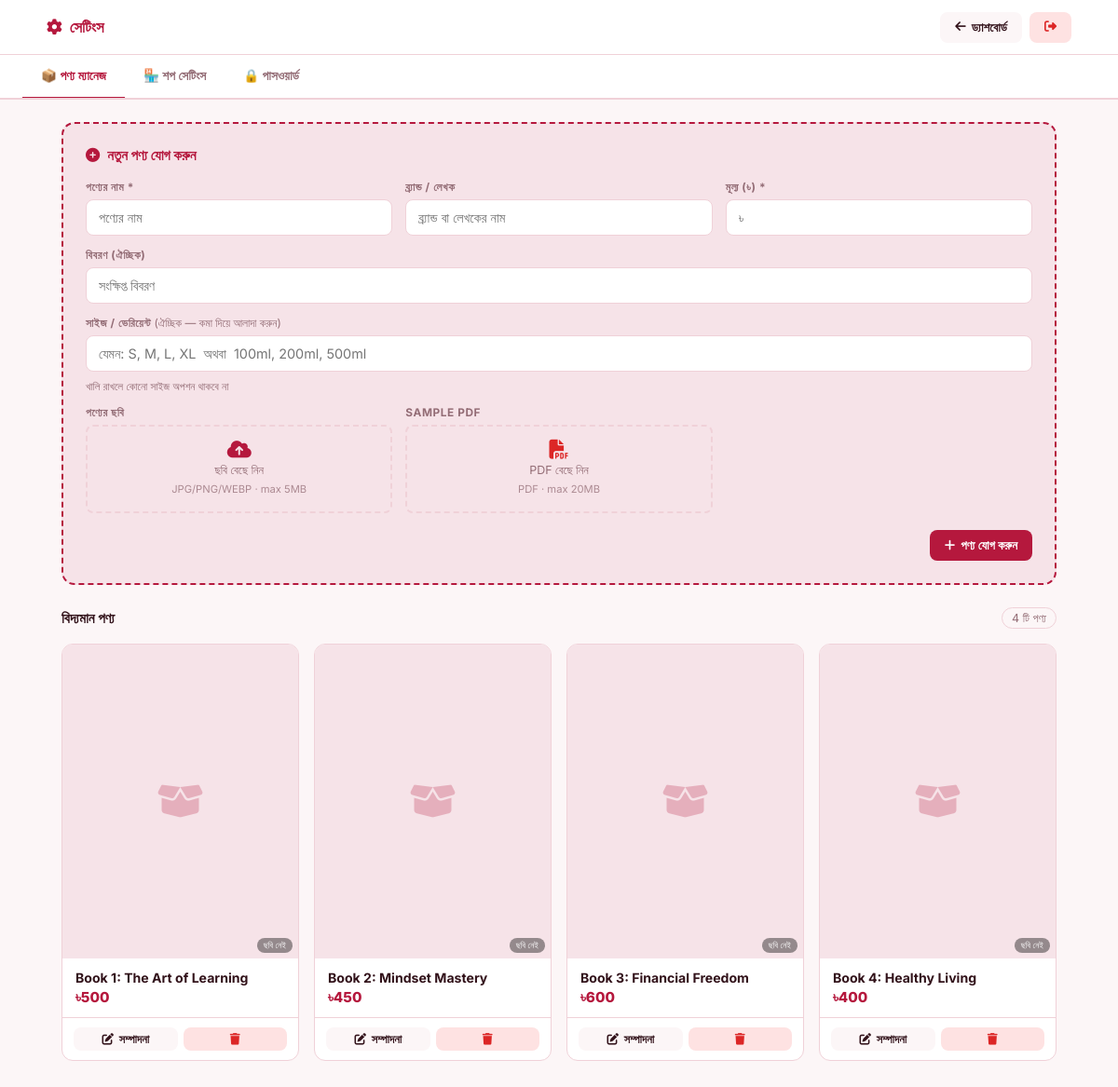
/admin/settings.php (signed in), run on the app's committed database.
### tables this page shows
CREATE TABLE books (
    id INT AUTO_INCREMENT PRIMARY KEY,
    name VARCHAR(255) NOT NULL,
    description TEXT,
    price DECIMAL(10,2) NOT NULL,
    image VARCHAR(255)
);

### admin/settings.php (the view, shortened to what this page needs)
<?php
require_once '../config.php';
$UPLOAD_DIR  = __DIR__ . '/../assets/images/books/';
$UPLOAD_URL  = '../assets/images/books/';
foreach ([
    "ALTER TABLE books ADD COLUMN author VARCHAR(255) NOT NULL DEFAULT '' AFTER name",
    "ALTER TABLE settings ADD COLUMN bkash_mode VARCHAR(10) NOT NULL DEFAULT 'manual'",
    "ALTER TABLE settings ADD COLUMN bkash_qr_image VARCHAR(255) NOT NULL DEFAULT ''",
    "ALTER TABLE settings ADD COLUMN bkash_app_key VARCHAR(255) NOT NULL DEFAULT ''",
    "ALTER TABLE settings ADD COLUMN bkash_app_secret VARCHAR(255) NOT NULL DEFAULT ''",
    "ALTER TABLE settings ADD COLUMN bkash_username VARCHAR(255) NOT NULL DEFAULT ''",
    "ALTER TABLE settings ADD COLUMN bkash_password VARCHAR(255) NOT NULL DEFAULT ''",
    "ALTER TABLE settings ADD COLUMN banner_enabled TINYINT(1) NOT NULL DEFAULT 0",
    "ALTER TABLE settings ADD COLUMN banner_title VARCHAR(255) NOT NULL DEFAULT ''",
    "ALTER TABLE settings ADD COLUMN banner_subtitle VARCHAR(500) NOT NULL DEFAULT ''",
    "ALTER TABLE settings ADD COLUMN banner_image VARCHAR(255) NOT NULL DEFAULT ''",
    "ALTER TABLE settings ADD COLUMN theme_accent VARCHAR(20) NOT NULL DEFAULT '#B5183D'",
    "ALTER TABLE settings ADD COLUMN bg_color VARCHAR(20) NOT NULL DEFAULT ''",
    "ALTER TABLE settings ADD COLUMN pixel_id VARCHAR(50) NOT NULL DEFAULT ''",
    "ALTER TABLE settings ADD COLUMN country_code VARCHAR(15) NOT NULL DEFAULT '+880'",
    "ALTER TABLE orders ADD COLUMN email VARCHAR(255) NOT NULL DEFAULT ''",
    "ALTER TABLE books ADD COLUMN variants TEXT NOT NULL DEFAULT ''",
] as $sql) {
    try { $pdo->exec($sql); } catch (Exception $e) {}
}
$books    = $pdo->query("SELECT * FROM books ORDER BY id")->fetchAll();
?>
<!DOCTYPE html>
<html lang="bn">
<head>
  <link href="https://cdnjs.cloudflare.com/ajax/libs/font-awesome/6.5.0/css/all.min.css" rel="stylesheet">
</head>
<body>
<nav class="nav">
  <div class="nav-inner">
    <a href="../index.php" class="nav-brand"><i class="fas fa-cog"></i> সেটিংস</a>
    <div class="nav-links">
      <a href="dashboard.php" class="btn btn-ghost"><i class="fas fa-arrow-left"></i> ড্যাশবোর্ড</a>
      <a href="logout.php"    class="btn btn-danger"><i class="fas fa-sign-out-alt"></i></a>
    </div>
  </div>
</nav>
<div class="tabs">
  <button class="tab active" onclick="switchTab('books')">📦 পণ্য ম্যানেজ</button>
  <button class="tab"        onclick="switchTab('shop')">🏪 শপ সেটিংস</button>
  <button class="tab"        onclick="switchTab('password')">🔒 পাসওয়ার্ড</button>
</div>
<div class="page">
  <div class="tab-panel active" id="tab-books">
    <div class="add-book-card">
      <div class="add-book-title"><i class="fas fa-plus-circle"></i> নতুন পণ্য যোগ করুন</div>
      <form method="POST" enctype="multipart/form-data">
        <div class="grid3">
          <div class="form-group">
            <label>পণ্যের নাম *</label>
            <input type="text" name="new_name" placeholder="পণ্যের নাম" required>
          </div>
          <div class="form-group">
            <label>ব্র্যান্ড / লেখক</label>
            <input type="text" name="new_author" placeholder="ব্র্যান্ড বা লেখকের নাম">
          </div>
          <div class="form-group">
            <label>মূল্য (৳) *</label>
            <input type="number" name="new_price" placeholder="৳" step="1" min="1" required>
          </div>
          <div class="form-group full">
            <label>বিবরণ (ঐচ্ছিক)</label>
            <input type="text" name="new_desc" placeholder="সংক্ষিপ্ত বিবরণ">
          </div>
          <div class="form-group full">
            <label>সাইজ / ভেরিয়েন্ট <span style="font-weight:400;text-transform:none;letter-spacing:0">(ঐচ্ছিক — কমা দিয়ে আলাদা করুন)</span></label>
            <input type="text" name="new_variants" placeholder="যেমন: S, M, L, XL  অথবা  100ml, 200ml, 500ml">
            <span class="hint">খালি রাখলে কোনো সাইজ অপশন থাকবে না</span>
          </div>
          <div class="form-group">
            <label>পণ্যের ছবি</label>
            <div class="img-drop">
              <div class="drop-content">
                <i class="fas fa-cloud-upload-alt"></i>
                ছবি বেছে নিন
                <small>JPG/PNG/WEBP · max 5MB</small>
              </div>
            </div>
          </div>
          <div class="form-group">
            <label>Sample PDF</label>
            <div class="img-drop">
              <div class="drop-content">
                <i class="fas fa-file-pdf" style="color:#dc2626"></i>
                <span id="lbl_new_pdf">PDF বেছে নিন</span>
                <small>PDF · max 20MB</small>
              </div>
            </div>
          </div>
        </div>
        <div style="margin-top:18px;text-align:right">
          <button type="submit" class="btn btn-accent"><i class="fas fa-plus"></i> পণ্য যোগ করুন</button>
        </div>
      </form>
    </div>
    <div class="section-header">
      <span class="section-title">বিদ্যমান পণ্য</span>
      <span class="section-count"><?= count($books) ?> টি পণ্য</span>
    </div>
    <?php if (empty($books)): ?>
      <div class="empty-state"><i class="fas fa-box-open"></i>কোনো পণ্য নেই। উপরে যোগ করুন।</div>
    <?php else: ?>
      <div class="admin-books-grid">
        <?php foreach ($books as $book):
          $hasImg = !empty($book['image'])      && file_exists($UPLOAD_DIR.$book['image']);
        ?>
        <div class="admin-book-card">
          <div class="admin-book-img">
            <?php if ($hasImg): ?>
              <img src="<?= $UPLOAD_URL . htmlspecialchars($book['image']) ?>" alt="">
            <?php else: ?>
              <div class="admin-book-placeholder"><i class="fas fa-box-open"></i></div>
              <span class="no-img-badge">ছবি নেই</span>
            <?php endif; ?>
          </div>
          <div class="admin-book-body">
            <div class="admin-book-name"><?= htmlspecialchars($book['name']) ?></div>
            <div class="admin-book-price">৳<?= number_format((float)$book['price']) ?></div>
          </div>
          <div class="admin-book-footer">
            <button class="btn btn-ghost btn-sm" onclick="openEdit(<?= $book['id'] ?>)">
              <i class="fas fa-edit"></i> সম্পাদনা
            </button>
            <a href="?action=delete_book&id=<?= $book['id'] ?>"
               onclick="return confirm('\'<?= htmlspecialchars(addslashes($book['name'])) ?>\' মুছবেন?')"
               class="btn btn-danger btn-sm">
              <i class="fas fa-trash"></i>
            </a>
          </div>
        </div>
        <?php endforeach; ?>
      </div>
    <?php endif; ?>
  </div>
</div>
</body>
</html>

### data on the page
books: shows "ছবি নেই", name "Book 1: The Art of Learning", price "500"
books: shows "ছবি নেই", name "Book 2: Mindset Mastery", price "450"
books: shows "ছবি নেই", name "Book 3: Financial Freedom", price "600"
books: shows "ছবি নেই", name "Book 4: Healthy Living", price "400"

### other printed values
count($books) "4"
